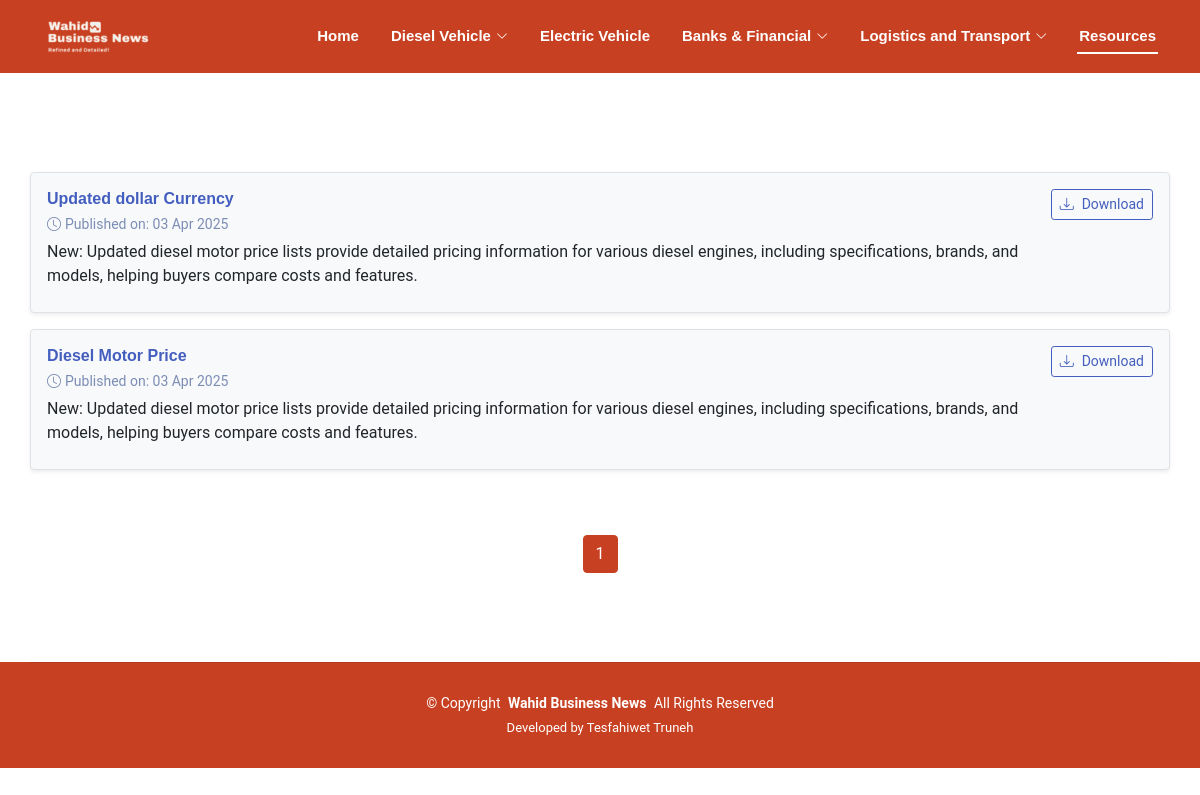
/display-resources, run on an earlier commit of the app's database.
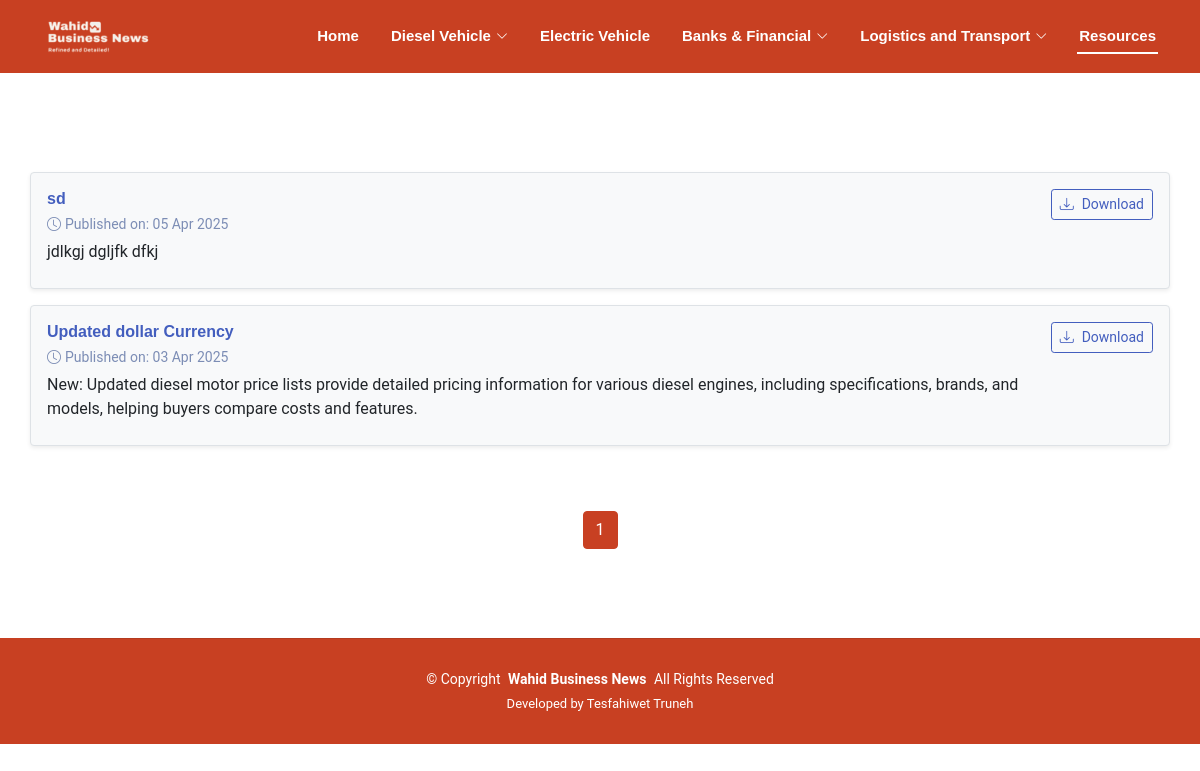
And on a later commit of the database.
### admin_app/models.py (models this page shows, shortened)
class MainMenu(models.Model):
    name = models.CharField(max_length=255, unique=True)

class ResourcesModel(models.Model):
    resource_name = models.CharField(max_length=200)
    short_description = models.TextField()
    resource_file = models.FileField(upload_to="resources")
    created_at = models.DateTimeField(default=timezone.now)
    class Meta:
        verbose_name = "Resource"
        verbose_name_plural = "Resources"
        ordering = ['-created_at']

### App/views.py (the view)
# urls.py: path("display-resources", DisplayResourceItems.as_view(), name = "display-resources"),
class DisplayResourceItems(MenuMixin, TemplateView):
    template_name = "display-resources.html"
    def get(self, request, *args, **kwargs):
        website = Website.objects.get(name="Wahid Business News")
        hit_count = HitCount.objects.get_for_object(website)
        HitCountMixin.hit_count(request, hit_count)
        return super().get(request, *args, **kwargs)
    def get_context_data(self, **kwargs):
        context = super().get_context_data(**kwargs)
        resources_list = ResourcesModel.objects.all().order_by('-created_at')
        page = self.request.GET.get('page', 1)
        paginator = Paginator(resources_list, 10)
        context['resource_list'] = paginator.get_page(page)
        return context

### App/views.py (called while the page is built)
    def get_context_data(self, **kwargs):
        context = super().get_context_data(**kwargs)
        context['main_menus'] = MainMenu.objects.prefetch_related('submenus').all()
        return context

### templates/display-resources.html (shortened to what this page needs)
{% extends 'base.html' %}
{% load static %}
{% block 'page-template' %}
<main class="main">
    <section id="blog-posts" class="blog-posts section mt-5">
        <div class="container">
            <div class="row mt-5">
                {% if resource_list %}
                {% for resource in resource_list %}
                <div class="result-item mt-3 border rounded p-3 shadow-sm bg-light">
                    <div class="d-flex justify-content-between align-items-start">
                        <div>
                            <h6 class="mb-1 blog-title">
                                <a href="#" class="text-primary text-decoration-none">
                                    {{ resource.resource_name }}
                                </a>
                            </h6>
                            <p class="mb-1 text-muted">
                                <small>
                                    <i class="bi bi-clock me-1"></i>Published on:
                                    {{ resource.created_at|date:"d M Y" }}
                                </small>
                            </p>
                            <p class="mb-2 text-dark">
                                {{ resource.short_description }}
                            </p>
                        </div>
                        <div>
                            <a href="{{ resource.resource_file.url }}"
                               class="btn btn-outline-primary btn-sm d-flex align-items-center"
                               download>
                                <i class="bi bi-download me-2"></i>Download
                            </a>
                        </div>
                    </div>
                </div>
                {% endfor %}
                {% endif %}
            </div>
        </div>
    </section>
    <section id="blog-pagination" class="blog-pagination section">
        <div class="container">
            <div class="d-flex justify-content-center">
                <ul class="pagination">
                    {% for page_num in resource_list.paginator.page_range %}
                    {% if resource_list.number == page_num %}
                    <li class="page-item active">
                        <span class="page-link">{{ page_num }}</span>
                    </li>
                    {% else %}
                    <li class="page-item">
                        <a class="page-link" href="?page={{ page_num }}&next_post=true">{{ page_num }}</a>
                    </li>
                    {% endif %}
                    {% endfor %}
                </ul>
            </div>
        </div>
    </section>
</main>
{% endblock %}

### templates/base.html (shortened to what this page needs)
{% load static %}
<!DOCTYPE html>
<html lang="en">
<head>
    <link rel="stylesheet" href="{% static 'admin_statics/bootstrap.css' %}">
    <link rel="stylesheet" href="https://cdn.jsdelivr.net/npm/bootstrap-icons@1.11.3/font/bootstrap-icons.min.css">
    <link href="https://cdn.jsdelivr.net/npm/aos@2.3.4/dist/aos.css" rel="stylesheet">
    <link href="{% static 'css/main.css' %}" rel="stylesheet">
</head>
<body class="blog-page">
    <header id="header" class="header fixed-top">
        <div class="branding d-flex align-items-cente">
            <div class="container position-relative d-flex align-items-center justify-content-between">
                <a href="{% url 'user-index-view' %}" class="logo d-flex align-items-center">
                    <img src="{% static 'images/mobile-view-logo.png' %}" alt="">
                </a>
                <nav id="navmenu" class="navmenu">
                    <ul>
                        <li>
                            <a href="{% url 'user-index-view' %}"
                                class="fw-bold {% if request.resolver_match.url_name == 'user-index-view' %}active{% endif %}">
                                Home
                            </a>
                        </li>
                        {% for main_menu in main_menus %}
                            <li class="dropdown">
                                    {% if main_menu.submenus.all %}
                                        <a href="#" class="fw-bold">
                                            <span>{{ main_menu.name }}</span>
                                            <i class="bi bi-chevron-down toggle-dropdown"></i>
                                        </a>
                                    {% else %}
                                        <a href="{% url 'news-by-category' main_menu.name %}" class="fw-bold">
                                            <span>{{ main_menu.name }}</span>
                                        </a>
                                    {% endif %}
                            </li>
                        {% endfor %}
                        <li>
                            <a href="{% url 'display-resources' %}"
                                class="fw-bold {% if request.resolver_match.url_name == 'display-resources' %}active{% endif %}">
                                Resources
                            </a>
                        </li>
                    </ul>
                </nav>
            </div>
        </div>
    </header>
    {% block 'page-template' %}
    {% endblock %}
    <footer id="footer" class="footer accent-background">
        <div class="container copyright text-center mt-4">
            <p>© <span>Copyright</span> <strong class="px-1 sitename">Wahid Business News</strong> <span>All Rights
                    Reserved</span></p>
            <div class="credits">
                Developed by <a href="https://bootstrapmade.com/">Tesfahiwet Truneh</a>
            </div>
        </div>
    </footer>
</body>
</html>

What changed in the data, as far as the page shows it:
removed ResourcesModel: resource_name "Diesel Motor Price", created_at "03 Apr 2025", short_description "New: Updated diesel motor price lists provide detailed pricing information for various diesel engines, including specifications, brands, and models, helping buyers compare costs and features."
added ResourcesModel: resource_name "sd", created_at "05 Apr 2025", short_description "jdlkgj dgljfk dfkj"
